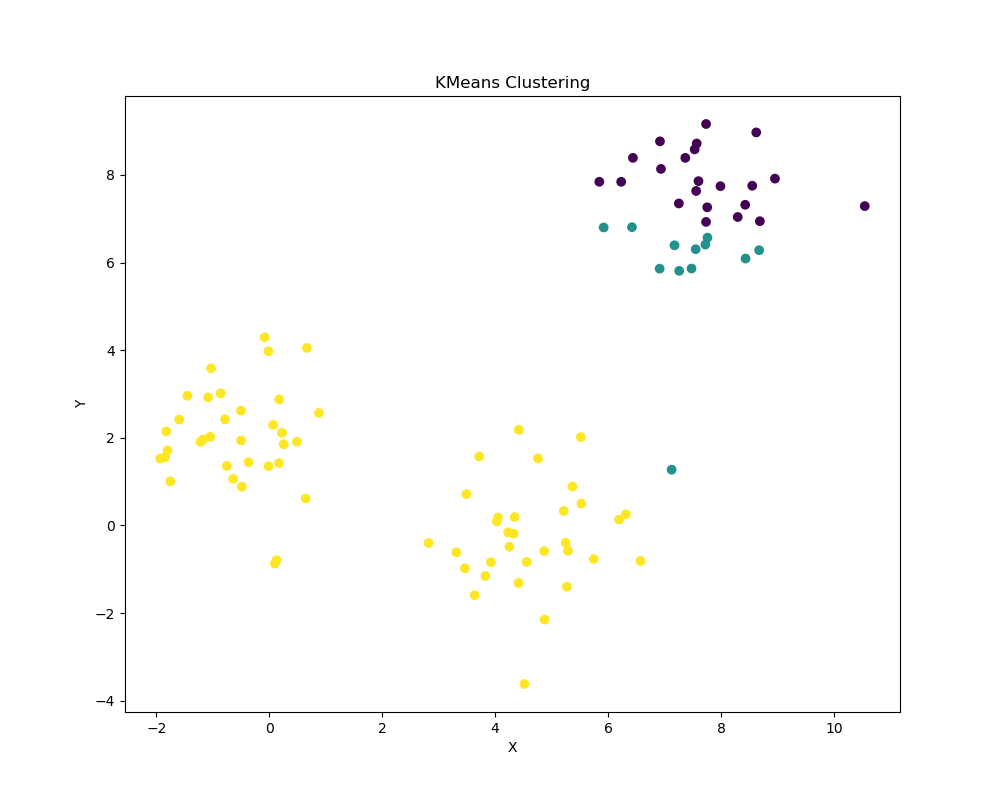

This figure's Python source:
from __future__ import division, print_function
from sklearn import datasets
import numpy as np
import os, sys
sys.path.append(os.path.dirname(os.path.dirname(os.path.abspath(__file__))))
from unsupervised_learning.k_means_clusturing.k_means_clusturing import KMeans

import matplotlib
matplotlib.use('Agg')  # Use Agg backend for saving to file
import matplotlib.pyplot as plt

def main():
  X,y = datasets.make_blobs()
  
  clf = KMeans(k=3)
  y_pred= clf.predict(X)
  
  #Plotting figure
  
  plt.figure(figsize = (10,8))
  plt.scatter(X[:,0],X[:,1],c=y_pred, cmap='viridis')
  plt.title("KMeans Clustering")
  plt.xlabel("X")
  plt.ylabel("Y")
  plt.savefig('examples/k_means.png')
  print("Plot has been saved as k_means.png")
  
if __name__ == "__main__":
  main()
